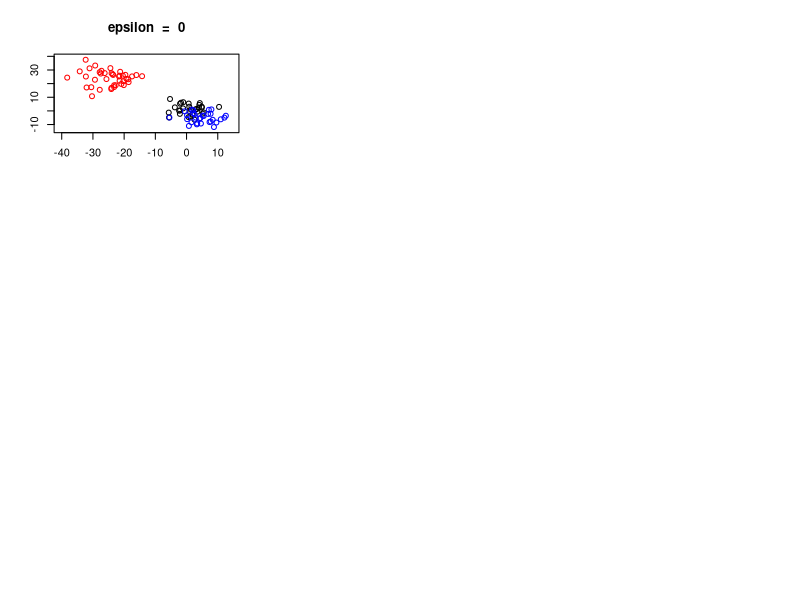

Source code (R): (Note: this script raises an error after producing the figure.)

### Simulation 2: Increasing, but identical and diagonal errors
library(MASS)
library(gdata)
library(mclust)

# set sample size
nvec = c(3,3,4) * 10
n = sum(nvec)
p = 2

mu1 = c(1,1)
mu2 = c(5,-5)
mu3 = c(-25,25)

# define cov matrices
  sigma1 = matrix(c(15,-2,-2,15),nrow=2)
  sigma2 = matrix(c(23,3,3,23),nrow=2)
  sigma3 = matrix(c(31,-4,-4,31),nrow=2)


# set error value here:
eps = c(0, 5, 10, 20, 30, 40, 50, 100, 150)

# set error matrix:
err = array(0, dim=c(p, p, length(eps)))
for(i in 1:length(eps)){
  diag(err[,,i]) = eps[i]
}

err.array = array(0, dim=c(p,p,n,length(eps)))
for(i in 1:length(eps)){  
  for(j in 1:n){
    err.array[,,j,i] = err[,,i]
  } 
}


# true membership matrix:
temp = c(rep(c(1,0,0),nvec[1]),rep(c(0,1,0),nvec[2]),rep(c(0,0,1),nvec[3]))
z.ini = z.true = matrix(temp, nrow=n, byrow=TRUE)


my.mcr = mc.mcr = rep(0,length(eps))


par(mfrow=c(3,3))
for(i in 1:length(eps)){  
  # sample from dist:
  set.seed(0)
  s1 = mvrnorm(nvec[1], mu1, (sigma1+err[,,i]))
  s2 = mvrnorm(nvec[2], mu2, (sigma2+err[,,i]))
  s3 = mvrnorm(nvec[3], mu3, (sigma3+err[,,i]))
  
  samp = rbind(s1,s2,s3)
  
  x1 = min(samp[,1])-2
  x2 = max(samp[,1])+2
  y1 = min(samp[,2])-2
  y2 = max(samp[,2])+2
  
  plot(s1,xlim=c(x1,x2),ylim=c(y1,y2),main = paste(expression(epsilon), " = ", eps[i]),xlab="",ylab="")
  points(s2, col="blue")
  points(s3, col="red")  
  
  
  my.class = ME.VVV.err(samp, z.ini, err.array[,,,i])$z
  my.mcr[i] = MCR(my.class, z.true)
  
  mc.class = meVVV(samp,z.ini)$z
  mc.mcr[i] = MCR(mc.class, z.true)  
}
par(mfrow=c(1,1))


plot(my.mcr,type="l")
lines(mc.mcr,col="blue")
